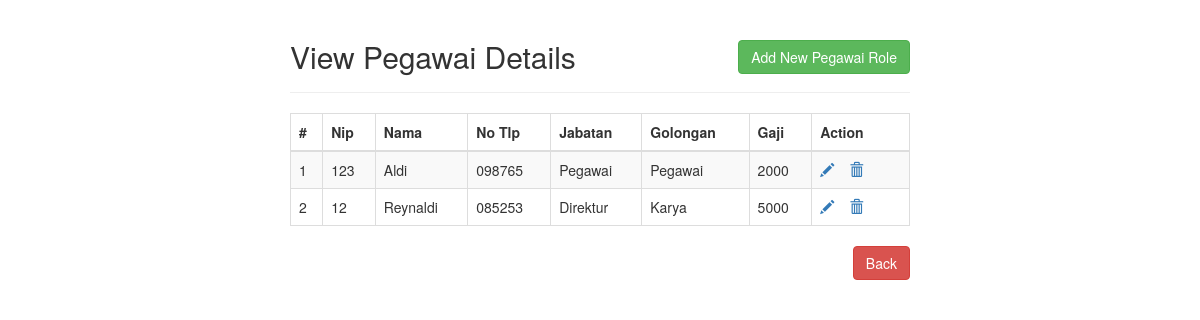
Page /php/viewAllPegawai.php on the committed database.
### tables this page shows
CREATE TABLE `pegawai` (
  `id` int(11) NOT NULL,
  `nip` int(11) NOT NULL,
  `nama` varchar(200) NOT NULL,
  `notlp` varchar(200) NOT NULL,
  `jabatan` varchar(200) NOT NULL,
  `golongan` varchar(200) NOT NULL,
  `gaji` int(11) NOT NULL
);

### php/viewAllPegawai.php (the view, shortened to what this page needs)
<!DOCTYPE html>
<html lang="en">
<head>
    <link rel="stylesheet" href="https://maxcdn.bootstrapcdn.com/bootstrap/3.3.7/css/bootstrap.css">
    <link rel="stylesheet" href="../css/viewAll.css">
</head>
<body>
    <div class="wrapper">
        <div class="container-fluid">
            <div class="row">
                <div class="col-md-12">
                    <div class="page-header clearfix">
                        <h2 class="pull-left">View Pegawai Details</h2>
                        <a href="inputpegawai.php" class="btn btn-success pull-right">Add New Pegawai Role</a>
                    </div>
                    <?php
                    require_once "config.php";
                    $sql = "SELECT * FROM pegawai";
                    if($result = mysqli_query($link, $sql)){
                        if(mysqli_num_rows($result) > 0){
                            echo "<table class='table table-bordered table-striped'>";
                                echo "<thead>";
                                    echo "<tr>";
                                        echo "<th>#</th>";
                                        echo "<th>Nip</th>";
                                        echo "<th>Nama</th>";
                                        echo "<th>No Tlp</th>";
                                        echo "<th>Jabatan</th>";
                                        echo "<th>Golongan</th>";
                                        echo "<th>Gaji</th>";
                                        echo "<th>Action</th>";
                                    echo "</tr>";
                                echo "</thead>";
                                echo "<tbody>";
                                while($row = mysqli_fetch_array($result)){
                                    echo "<tr>";
                                        echo "<td>" . $row['id'] . "</td>";
                                        echo "<td>" . $row['nip'] . "</td>";
                                        echo "<td>" . $row['nama'] . "</td>";
                                        echo "<td>" . $row['notlp'] . "</td>";
                                        echo "<td>" . $row['jabatan'] . "</td>";
                                        echo "<td>" . $row['golongan'] . "</td>";
                                        echo "<td>" . $row['gaji'] . "</td>";
                                        echo "<td>";
                                            echo "<a href='formupdatepegawai.php?id=". $row['id'] ."' title='Update Record' data-toggle='tooltip'><span class='glyphicon glyphicon-pencil'></span></a>";
                                            echo "<a href='deletepegawai.php?id=". $row['id'] ."' title='Delete Record' data-toggle='tooltip'><span class='glyphicon glyphicon-trash'></span></a>";
                                        echo "</td>";
                                    echo "</tr>";
                                }
                                echo "</tbody>";
                            echo "</table>";
                            echo "<a href='halaman_admin.php' class='btn btn-danger pull-right'>Back</a>";
                        } else{
                            echo "<p class='lead'><em>No records were found.</em></p>";
                        }
                    } else{
                        echo "ERROR: Could not able to execute $sql. " . mysqli_error($link);
                    }
                    ?>
                </div>
            </div>
        </div>
    </div>
</body>
</html>

### css/viewAll.css (style rules this page uses)
.wrapper { width: 650px; margin: 0 auto; }
.page-header h2 { margin-top: 0; }
table tr td:last-child a { margin-right: 15px; }

### rows in the picture
pegawai: id "1", nip "123", nama "Aldi", notlp "098765", jabatan "Pegawai", golongan "Pegawai", gaji "2000"
pegawai: id "2", nip "12", nama "Reynaldi", notlp "085253", jabatan "Direktur", golongan "Karya", gaji "5000"
